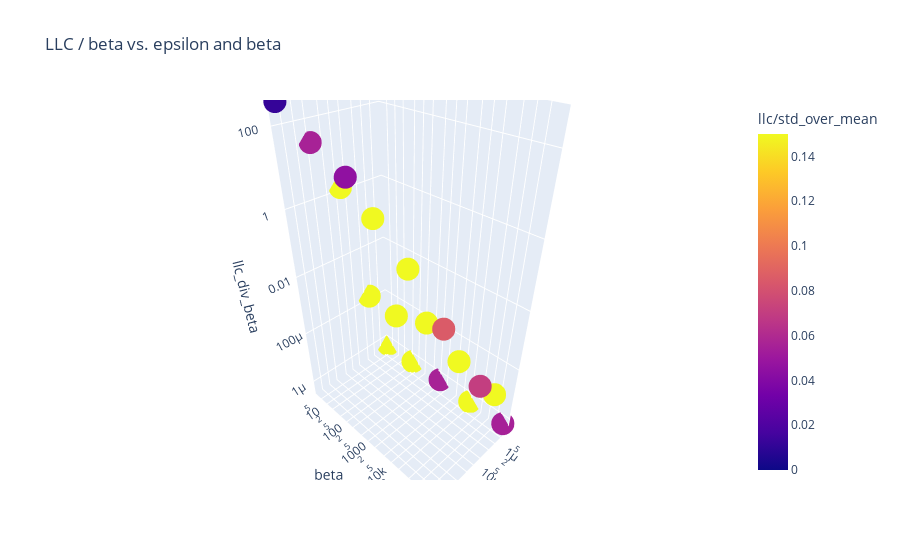

The notebook cell this image was saved under:
### Code cell
sweep(dir_path)

### Figure 1 — Plotly figure (JSON) as saved in the notebook; plotly's stock layout.template omitted (floating-point values rounded to 4 significant figures)
{"data": [{"hovertemplate": "epsilon=%{x}<br>beta=%{y}<br>llc_div_beta=%{z}<br>llc/std_over_mean=%{marker.color}<extra></extra>", "legendgroup": "", "marker": {"color": [0.185, 0.1771, 0.05574, 0.2011, 0.05514, 0.2484, 0.2155, 0.3809, 0.3004, 0.1567, 0.3124, 0.3167, 0.1572, 0.08509, 0.07034, 0.05557, 0.04523, 0.01182], "coloraxis": "coloraxis", "symbol": "circle"}, "mode": "markers", "name": "", "scene": "scene", "showlegend": false, "type": "scatter3d", "x": [3e-07, 3e-07, 3e-07, 3e-07, 3e-07, 1.687e-06, 1.687e-06, 1.687e-06, 1.687e-06, 1.687e-06, 9.487e-06, 9.487e-06, 9.487e-06, 9.487e-06, 9.487e-06, 5.335e-05, 5.335e-05, 0.0003], "y": [3.511, 62.44, 1110.0, 19740.0, 351100.0, 3.511, 62.44, 1110.0, 19740.0, 351100.0, 3.511, 62.44, 1110.0, 19740.0, 351100.0, 3.511, 62.44, 3.511], "z": [5.267e-07, 5.339e-07, 5.66e-07, 4.992e-07, 5.535e-07, 0.0001805, 0.0001415, 0.0003937, 8.78e-05, 3.933e-05, 1.409, 0.4939, 0.05646, 0.003645, 0.0003052, 30.93, 9.722, 336.6]}], "layout": {"coloraxis": {"cmax": 0.15, "cmin": 0, "colorbar": {"title": {"text": "llc/std_over_mean"}}, "colorscale": [[0, "#0d0887"], [0.1111, "#46039f"], [0.2222, "#7201a8"], [0.3333, "#9c179e"], [0.4444, "#bd3786"], [0.5556, "#d8576b"], [0.6667, "#ed7953"], [0.7778, "#fb9f3a"], [0.8889, "#fdca26"], [1, "#f0f921"]]}, "legend": {"tracegroupgap": 0}, "scene": {"domain": {"x": [0, 1], "y": [0, 1]}, "xaxis": {"title": {"text": "epsilon"}, "type": "log"}, "yaxis": {"title": {"text": "beta"}, "type": "log"}, "zaxis": {"title": {"text": "llc_div_beta"}, "type": "log"}}, "title": {"text": "LLC / beta vs. epsilon and beta"}}}
